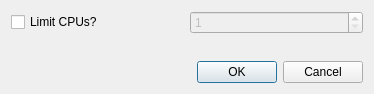
<?xml version="1.0" encoding="UTF-8"?>
<ui version="4.0">
 <class>config_dialog</class>
 <widget class="QDialog" name="config_dialog">
  <property name="geometry">
   <rect>
    <x>0</x>
    <y>0</y>
    <width>374</width>
    <height>94</height>
   </rect>
  </property>
  <property name="windowTitle">
   <string>HEXRDGUI Configuration</string>
  </property>
  <layout class="QGridLayout" name="gridLayout_2">
   <item row="0" column="1">
    <widget class="QSpinBox" name="max_cpus">
     <property name="enabled">
      <bool>false</bool>
     </property>
     <property name="minimum">
      <number>1</number>
     </property>
     <property name="maximum">
      <number>10000</number>
     </property>
    </widget>
   </item>
   <item row="0" column="0">
    <widget class="QCheckBox" name="limit_cpus">
     <property name="toolTip">
      <string>&lt;html&gt;&lt;head/&gt;&lt;body&gt;&lt;p&gt;Limit the number of CPUs used for multiprocessing.&lt;/p&gt;&lt;/body&gt;&lt;/html&gt;</string>
     </property>
     <property name="text">
      <string>Limit CPUs?</string>
     </property>
    </widget>
   </item>
   <item row="1" column="0" colspan="2">
    <spacer name="verticalSpacer">
     <property name="orientation">
      <enum>Qt::Vertical</enum>
     </property>
     <property name="sizeHint" stdset="0">
      <size>
       <width>20</width>
       <height>40</height>
      </size>
     </property>
    </spacer>
   </item>
   <item row="2" column="0" colspan="2">
    <widget class="QDialogButtonBox" name="button_box">
     <property name="standardButtons">
      <set>QDialogButtonBox::Cancel|QDialogButtonBox::Ok</set>
     </property>
    </widget>
   </item>
  </layout>
 </widget>
 <tabstops>
  <tabstop>limit_cpus</tabstop>
  <tabstop>max_cpus</tabstop>
 </tabstops>
 <resources/>
 <connections>
  <connection>
   <sender>limit_cpus</sender>
   <signal>toggled(bool)</signal>
   <receiver>max_cpus</receiver>
   <slot>setEnabled(bool)</slot>
   <hints>
    <hint type="sourcelabel">
     <x>97</x>
     <y>25</y>
    </hint>
    <hint type="destinationlabel">
     <x>276</x>
     <y>25</y>
    </hint>
   </hints>
  </connection>
  <connection>
   <sender>button_box</sender>
   <signal>accepted()</signal>
   <receiver>config_dialog</receiver>
   <slot>accept()</slot>
   <hints>
    <hint type="sourcelabel">
     <x>186</x>
     <y>68</y>
    </hint>
    <hint type="destinationlabel">
     <x>186</x>
     <y>46</y>
    </hint>
   </hints>
  </connection>
  <connection>
   <sender>button_box</sender>
   <signal>rejected()</signal>
   <receiver>config_dialog</receiver>
   <slot>reject()</slot>
   <hints>
    <hint type="sourcelabel">
     <x>186</x>
     <y>68</y>
    </hint>
    <hint type="destinationlabel">
     <x>186</x>
     <y>46</y>
    </hint>
   </hints>
  </connection>
 </connections>
</ui>
